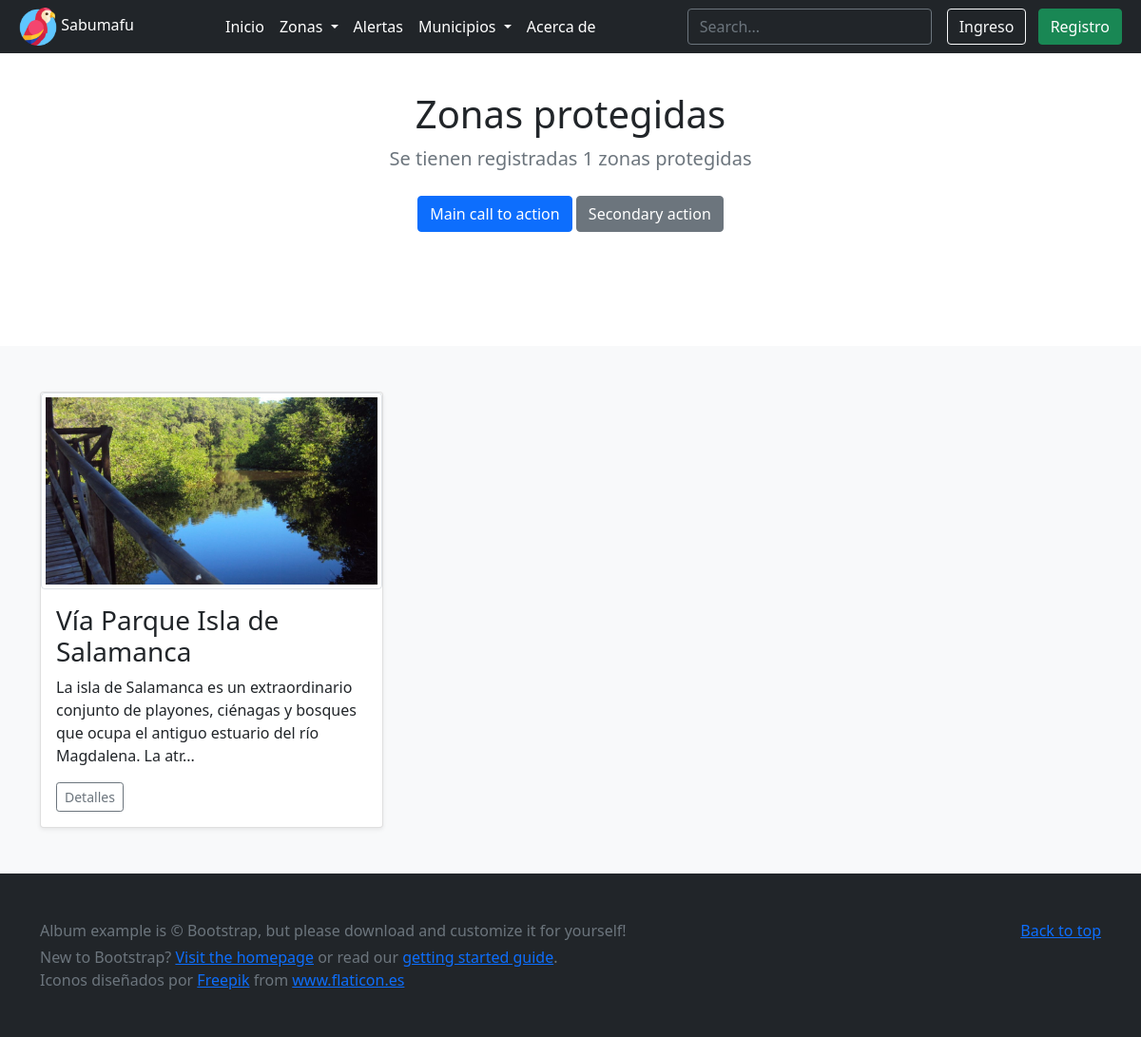
Before: /zonas/ with the older database file.
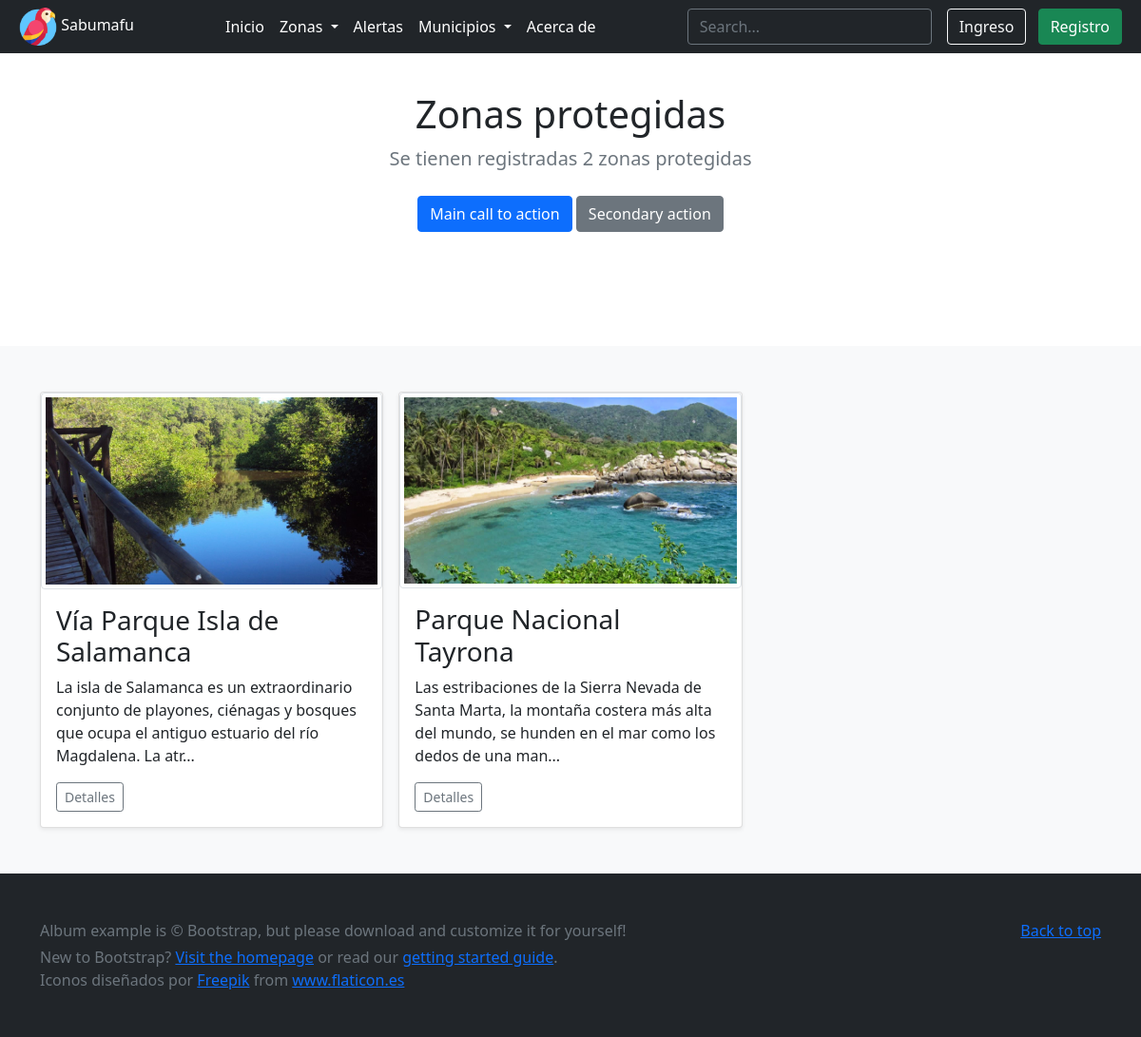
After: the same page with the newer database file.
### zonas/models.py (models this page shows, shortened)
class Zona_protegida(models.Model):
    nombre = models.CharField(max_length=45)
    descripcion = models.TextField()
    caracteristicas = models.TextField()
    municipio = models.ForeignKey(
        Municipio, on_delete=models.CASCADE, null=True, blank=True)
    latitud = models.DecimalField(max_digits=20, decimal_places=10)
    longitud = models.DecimalField(max_digits=20, decimal_places=10)
    geojson_url = models.CharField(max_length=60)
    image_url = models.CharField(max_length=60)
    slug = models.SlugField(unique=True, blank=True, null=True)

### zonas/views.py (the view)
# urls.py: path('zonas/', todazona, name="zona_lista"),
def todazona(request):
    lista = Zona_protegida.objects.all()
    count = lista.count()
    data = {'title': 'zonas protegidas', 'count': count, 'lista': lista}
    return render(request, 'zonas/todas.html', data)

### templates/zonas/todas.html (shortened to what this page needs)
{% extends 'home.html' %}
{% load static %}
{% block contenido %}
<main>
    <section class="py-5 text-center container">
      <div class="row py-lg-5">
        <div class="col-lg-6 col-md-8 mx-auto">
          <h1 class="fw-light">Zonas protegidas</h1>
          <p class="lead text-muted">Se tienen registradas {{count}} zonas protegidas</p>
          <p>
            <a href="#" class="btn btn-primary my-2">Main call to action</a>
            <a href="#" class="btn btn-secondary my-2">Secondary action</a>
          </p>
        </div>
      </div>
    </section>
    <div class="album py-5 bg-light">
      <div class="container">
        <div class="row row-cols-1 row-cols-sm-2 row-cols-md-3 g-3">
          {% for zona in lista %}
          <div class="col">
            <div class="card shadow-sm">
              <img class="img-thumbnail" src='{% static "images/" %}{{zona.image_url}}' alt='{{zona.nombre}}' width='100%' height='auto'>
              <div class="card-body">
                <h3 class="card-text">{{zona.nombre}}</h3>
                <p class="card-text acortar" id="descripcion">{{zona.descripcion}}</p>
                <div class="d-flex justify-content-between align-items-center">
                  <div class="btn-group">
                    <button type="button" onclick="window.location.href='/zonas/{{zona.slug}}'" class="btn btn-sm btn-outline-secondary">Detalles</button>
                  </div>
                </div>
              </div>
            </div>
          </div>
          {% endfor %}
        </div>
      </div>
    </div>
  </main>
  {% endblock %}

### templates/home.html (shortened to what this page needs)
{% load static %}
<!DOCTYPE html>
<html>
<head>
  <link rel="stylesheet" href='{% static "css/bootstrap.min.css" %}'>
  <link href='{% static "css/headers.css" %}' rel="stylesheet">
</head>
<body class="pb-0">
  <header class="p-2 bg-dark fixed-top text-white">
    <div class="container-fluid">
      <div class="d-flex flex-wrap align-items-center justify-content-center justify-content-lg-start">
        <a href="/index/" class="d-block text-white text-decoration-none">
          <img src='{% static "images/logo.ico" %}' alt="ico" width="40" height="40"> Sabumafu
        </a>
        <ul class="nav col-12 col-lg-auto me-lg-auto justify-content-center mx-auto">
          <li><a href="/index/" class="nav-link px-2 text-white">Inicio</a></li>
          <li>
            <div class="dropdown text-end">
              <a href="#" class="nav-link px-2 d-block link-dark text-decoration-none dropdown-toggle text-white"
                id="dropdown1" data-bs-toggle="dropdown" aria-expanded="false">
                Zonas
              </a>
            </div>
          </li>
          <li><a href="#" class="nav-link px-2 text-white">Alertas</a></li>
          <li>
            <div class="dropdown text-end">
              <a href="#" class="nav-link px-2 d-block link-dark text-decoration-none dropdown-toggle text-white"
                id="dropdown2" data-bs-toggle="dropdown" aria-expanded="false">
                Municipios
              </a>
            </div>
          </li>
          <li><a href="#" class="nav-link px-2 text-white">Acerca de</a></li>
        </ul>
        <form class="col-4 col-lg-auto  me-lg-3">
          <input type="search" class="form-control form-control-dark" placeholder="Search..." aria-label="Search">
        </form>
        <div class="text-end">
          <a href="/ingreso/" role="button" class="btn btn-outline-light me-2">Ingreso</a>
          <a href="/ingreso/registro/"  role="button" class="btn btn-success">Registro</a>
        </div>
      </div>
    </div>
  </header>
  {% block contenido %}
  {% endblock%}
  <footer class="text-muted py-5 bg-dark">
    <div class="container">
      <p class="float-end mb-1">
        <a href="#">Back to top</a>
      </p>
      <p class="mb-1">Album example is &copy; Bootstrap, but please download and customize it for yourself!</p>
      <p class="mb-0">New to Bootstrap? <a href="/">Visit the homepage</a> or read our <a
          href="/docs/5.0/getting-started/introduction/">getting started guide</a>.</p>
      <div>Iconos diseñados por <a href="https://www.freepik.com" title="Freepik">Freepik</a> from <a
          href="https://www.flaticon.es/" title="Flaticon">www.flaticon.es</a></div>
    </div>
  </footer>
</body>
</html>

### static/css/headers.css (style rules this page uses)
.form-control-dark { color: #fff; background-color: var(--bs-dark); border-color: var(--bs-gray); }
.dropdown-toggle { outline: 0; }

Changed rows visible on the page:
added Zona_protegida: image_url (picture), nombre "Parque Nacional Tayrona", descripcion "Las estribaciones de la Sierra Nevada de Santa Marta, la montaña costera más alta del mundo, se hunden en el mar como los dedos de una man..."
Other visible differences:
{{ count }}: "1" → "2"
